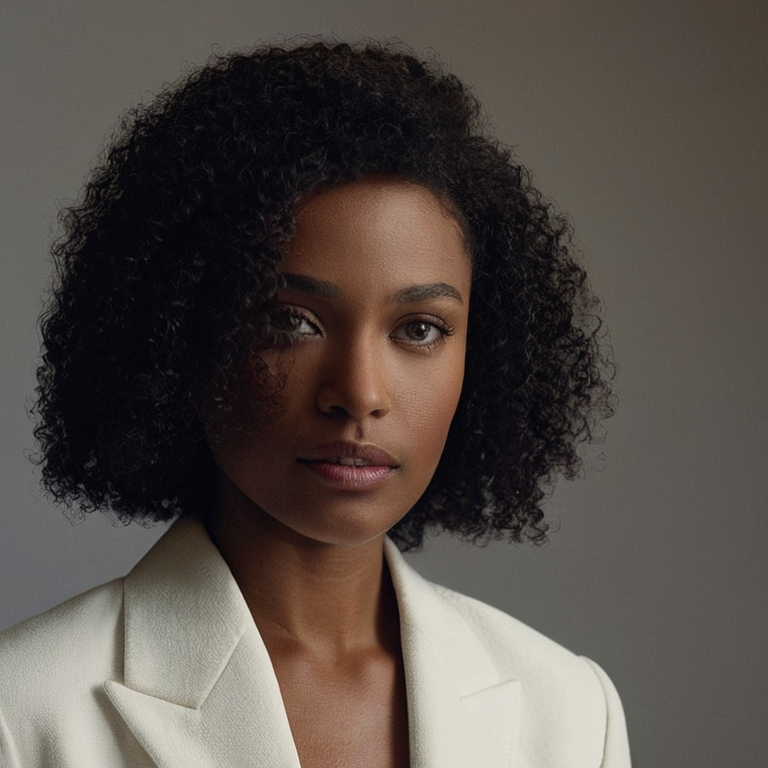
#> input picture Plan/Instructions/Operations/Pulled_Back_Artifacts/canny_w69_rightedge_masked_v3_seed711570105_20260707T132203-0500/images/canny_w69_rightedge_masked_v3_seed711570105_00001_.png, 768 x 768 px, found by its file name
$ python create_wave70_eye_boundary_trace_template.py
#> lines starting #> are read from the running program, lines starting #| are printed output that depends on the picture
#!/usr/bin/env python3
from __future__ import annotations

import hashlib
import json
import shutil
from datetime import datetime
from pathlib import Path
from typing import Any

import cv2
import numpy as np
from PIL import Image, ImageDraw, ImageFont


PROJECT_ROOT = Path(r"C:\Comfy_UI_Main")
SOURCE_IMAGE = PROJECT_ROOT / (
    "Plan/Instructions/Operations/Pulled_Back_Artifacts/"
    "canny_w69_rightedge_masked_v3_seed711570105_20260707T132203-0500/"
    "images/canny_w69_rightedge_masked_v3_seed711570105_00001_.png"
)
COMFY_INPUT = PROJECT_ROOT / "ComfyUI/input"
EVIDENCE_DIR = PROJECT_ROOT / "Plan/Instructions/QA/Evidence/Mask_Factory/Wave70"
TRACKER_EVIDENCE_DIR = PROJECT_ROOT / "Plan/Tracker/Evidence"
RUNTIME_ROOT = PROJECT_ROOT / "runtime_artifacts/mask_factory"

EYE_FAMILY_MASKS = [
    "mf70_left_eye",
    "mf70_right_eye",
    "mf70_pupils_iris_sclera",
    "mf70_eyelids",
    "mf70_eyelashes",
    "mf70_eyebrows",
]

FACE_CROP = (170, 245, 560, 380)
VIEWER_LEFT_EYE_CROP = (205, 278, 360, 360)
VIEWER_RIGHT_EYE_CROP = (385, 278, 540, 360)
HAIR_OCCLUDED_VIEWER_LEFT_REVIEW_ZONE = (175, 250, 285, 375)


def sha256_file(path: Path) -> str:
    digest = hashlib.sha256()
    with path.open("rb") as handle:
        for chunk in iter(lambda: handle.read(1024 * 1024), b""):
            digest.update(chunk)
    return digest.hexdigest()


def rel(path: Path) -> str:
    return path.resolve().relative_to(PROJECT_ROOT.resolve()).as_posix()


def write_json(path: Path, payload: dict[str, Any]) -> None:
    path.parent.mkdir(parents=True, exist_ok=True)
    path.write_text(json.dumps(payload, indent=2) + "\n", encoding="utf-8")


def load_font(size: int = 16) -> ImageFont.ImageFont:
    for name in ("arial.ttf", "segoeui.ttf"):
        try:
            return ImageFont.truetype(name, size)
        except OSError:
            pass
    return ImageFont.load_default()


def label_tile(image: Image.Image, label: str, width: int = 420) -> Image.Image:
    image = image.convert("RGB")
    height = max(1, round(image.height * (width / image.width)))
    resized = image.resize((width, height), Image.Resampling.LANCZOS)
    tile = Image.new("RGB", (width, height + 34), (18, 18, 18))
    tile.paste(resized, (0, 34))
    draw = ImageDraw.Draw(tile)
    draw.text((8, 9), label, fill=(245, 245, 245), font=load_font(16))
    return tile


def paste_grid(tiles: list[Image.Image], cols: int, path: Path) -> None:
    rows = (len(tiles) + cols - 1) // cols
    width = max(tile.width for tile in tiles)
    height = max(tile.height for tile in tiles)
    panel = Image.new("RGB", (cols * width, rows * height), (0, 0, 0))
    for index, tile in enumerate(tiles):
        x = (index % cols) * width
        y = (index // cols) * height
        panel.paste(tile, (x, y))
    path.parent.mkdir(parents=True, exist_ok=True)
    panel.save(path)


def draw_coordinate_grid(image: Image.Image, crop: tuple[int, int, int, int], step: int = 20) -> Image.Image:
    out = image.crop(crop).convert("RGB")
    draw = ImageDraw.Draw(out)
    font = load_font(11)
    x0, y0, x1, y1 = crop
    for x in range(((x0 + step - 1) // step) * step, x1 + 1, step):
        local_x = x - x0
        draw.line([(local_x, 0), (local_x, out.height)], fill=(255, 255, 0), width=1)
        draw.text((local_x + 2, 2), str(x), fill=(255, 255, 0), font=font)
    for y in range(((y0 + step - 1) // step) * step, y1 + 1, step):
        local_y = y - y0
        draw.line([(0, local_y), (out.width, local_y)], fill=(0, 255, 170), width=1)
        draw.text((2, local_y + 2), str(y), fill=(0, 255, 170), font=font)
    return out


def canny_crop(source: Image.Image, crop: tuple[int, int, int, int]) -> Image.Image:
    arr = np.array(source.crop(crop).convert("RGB"))
    gray = cv2.cvtColor(arr, cv2.COLOR_RGB2GRAY)
    gray = cv2.equalizeHist(gray)
    edges = cv2.Canny(gray, 40, 110)
    edge_rgb = np.zeros((edges.shape[0], edges.shape[1], 3), dtype=np.uint8)
    edge_rgb[..., 1] = edges
    base = arr.copy()
    mixed = cv2.addWeighted(base, 0.62, edge_rgb, 0.75, 0)
    return Image.fromarray(mixed)


def mask_bbox(mask: Image.Image) -> list[int] | None:
    arr = np.array(mask.convert("L"))
    ys, xs = np.where(arr > 0)
    if len(xs) == 0:
        return None
    return [int(xs.min()), int(ys.min()), int(xs.max()) + 1, int(ys.max()) + 1]


def overlay_mask(source: Image.Image, mask: Image.Image, crop: tuple[int, int, int, int], color: tuple[int, int, int]) -> Image.Image:
    base = source.convert("RGBA")
    alpha = mask.convert("L").point(lambda value: 125 if value > 8 else 0)
    fill = Image.new("RGBA", source.size, (*color, 0))
    fill.putalpha(alpha)
    return Image.alpha_composite(base, fill).convert("RGB").crop(crop)


def count_mask_in_rect(mask: Image.Image, rect: tuple[int, int, int, int]) -> int:
    return int(np.count_nonzero(np.array(mask.convert("L").crop(rect)) > 0))


def detect_haar_regions(source_path: Path) -> dict[str, Any]:
    bgr = cv2.imread(str(source_path))
    if bgr is None:
        raise RuntimeError(f"Could not read source image: {source_path}")
    gray = cv2.cvtColor(bgr, cv2.COLOR_BGR2GRAY)
    face_cascade = cv2.CascadeClassifier(cv2.data.haarcascades + "haarcascade_frontalface_default.xml")
    eye_cascade = cv2.CascadeClassifier(cv2.data.haarcascades + "haarcascade_eye_tree_eyeglasses.xml")
    faces = face_cascade.detectMultiScale(gray, 1.05, 3, minSize=(160, 160))
    eyes = eye_cascade.detectMultiScale(gray, 1.05, 4, minSize=(20, 15), maxSize=(100, 65))
    return {
        "face_boxes_xywh": [[int(v) for v in box] for box in faces],
        "eye_boxes_xywh": [[int(v) for v in box] for box in eyes],
        "detected_eye_count": int(len(eyes)),
    }


def draw_detection_panel(source: Image.Image, detections: dict[str, Any]) -> Image.Image:
    out = source.crop(FACE_CROP).convert("RGB")
    draw = ImageDraw.Draw(out)
    x0, y0, _, _ = FACE_CROP
    for x, y, w, h in detections["eye_boxes_xywh"]:
        draw.rectangle([x - x0, y - y0, x + w - x0, y + h - y0], outline=(0, 255, 0), width=4)
        draw.text((x - x0, max(0, y - y0 - 18)), "detected eye", fill=(0, 255, 0), font=load_font(14))
    hx0, hy0, hx1, hy1 = HAIR_OCCLUDED_VIEWER_LEFT_REVIEW_ZONE
    draw.rectangle([hx0 - x0, hy0 - y0, hx1 - x0, hy1 - y0], outline=(255, 200, 0), width=4)
    draw.text((hx0 - x0, hy0 - y0 - 18), "hair-occluded side: no auto pass", fill=(255, 200, 0), font=load_font(14))
    return out


def current_mask_tiles(source: Image.Image) -> tuple[list[Image.Image], list[dict[str, Any]]]:
    tiles: list[Image.Image] = []
    records: list[dict[str, Any]] = []
    colors = {
        "mf70_left_eye": (255, 30, 30),
        "mf70_right_eye": (30, 220, 255),
        "mf70_pupils_iris_sclera": (180, 80, 255),
        "mf70_eyelids": (255, 110, 30),
        "mf70_eyelashes": (255, 255, 255),
        "mf70_eyebrows": (0, 255, 80),
    }
    for mask_id in EYE_FAMILY_MASKS:
        path = COMFY_INPUT / f"wave70_{mask_id}_mask.png"
        if not path.exists():
            records.append({"mask_type_id": mask_id, "exists": False})
            continue
        mask = Image.open(path).convert("L")
        bbox = mask_bbox(mask)
        hair_hits = count_mask_in_rect(mask, HAIR_OCCLUDED_VIEWER_LEFT_REVIEW_ZONE)
        records.append(
            {
                "mask_type_id": mask_id,
                "exists": True,
                "path": rel(path),
                "sha256": sha256_file(path),
                "bbox": bbox,
                "hair_occluded_viewer_left_zone_hits": hair_hits,
                "nonzero_pixels": int(np.count_nonzero(np.array(mask) > 0)),
            }
        )
        overlay = overlay_mask(source, mask, FACE_CROP, colors[mask_id])
        tiles.append(label_tile(overlay, f"current disputed overlay: {mask_id}", width=420))
    return tiles, records


def main() -> int:
    stamp = datetime.now().astimezone().strftime("%Y%m%dT%H%M%S%z")
    stamp = stamp[:-2] + ":" + stamp[-2:]
    file_stamp = stamp.replace(":", "")
    runtime_dir = RUNTIME_ROOT / f"wave70_eye_boundary_trace_template_{file_stamp}"
    source = Image.open(SOURCE_IMAGE).convert("RGB")
#> source is the input picture: PIL image 768x768 RGB; mean R, G, B 85, 77.1, 71.8
    detections = detect_haar_regions(SOURCE_IMAGE)
#> in detect_haar_regions, `faces = face_cascade.detectMultiScale(gray, 1.05, 3, minSize=(160, 160))`: faces = [[216, 209, 292, 292]]
#> in detect_haar_regions, `eyes = eye_cascade.detectMultiScale(gray, 1.05, 4, minSize=(20, 15), m..`: eyes = [[392, 305, 55, 55]]
#> detections = {'face_boxes_xywh': [[216, 209, 292, 292]], 'eye_boxes_xywh': [[392, 305, 55, 55]], 'detected_eye_count': 1}

    source_tiles = [
        label_tile(draw_coordinate_grid(source, FACE_CROP), "source crop with absolute coordinate grid", width=520),
        label_tile(draw_detection_panel(source, detections), "source-derived Haar eye detection and hair-occlusion review zone", width=520),
        label_tile(canny_crop(source, VIEWER_LEFT_EYE_CROP), "viewer-left eye/hair crop + Canny edge assist", width=520),
        label_tile(canny_crop(source, VIEWER_RIGHT_EYE_CROP), "viewer-right eye crop + Canny edge assist", width=520),
    ]
#> in label_tile, `tile = Image.new("RGB", (width, height + 34), (18, 18, 18))`: tile: PIL image 520x214 RGB; every value is 18
#> in label_tile, `tile.paste(resized, (0, 34))`:
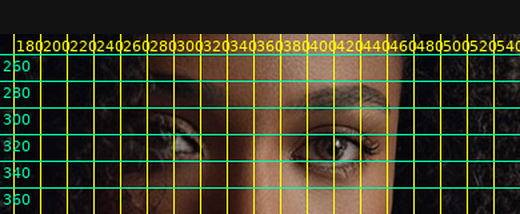
#> tile: PIL image 520x214 RGB; mean R, G, B 59.5, 59.2, 36.9
#> the loop in draw_detection_panel, `for x, y, w, h in detections["eye_boxes_xywh"]:` made 1 pass
#> in canny_crop, `edges = cv2.Canny(gray, 40, 110)`:
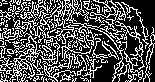
#> edges: shape (82, 155); 32.5% white in thin lines or dots
#> in label_tile (call 3), `tile = Image.new("RGB", (width, height + 34), (18, 18, 18))`: tile: PIL image 520x309 RGB; every value is 18
#> call 2 of canny_crop, with crop = (385, 278, 540, 360)
#> in canny_crop (call 2), `gray = cv2.equalizeHist(gray)`:
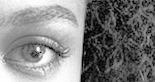
#> gray: shape (82, 155); min 0, max 255, mean 129.6
#> in canny_crop (call 2), `edges = cv2.Canny(gray, 40, 110)`: edges: shape (82, 155); 30.1% white in thin lines or dots
#> in canny_crop (call 2), `edge_rgb[..., 1] = edges`:
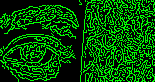
#> edge_rgb: shape (82, 155, 3); mean of channels 0, 1, 2 0, 76.7, 0; drawn as B, G, R
#> call 4 of label_tile, with width = 520
#> in label_tile (call 4), `resized = image.resize((width, height), Image.Resampling.LANCZOS)`:
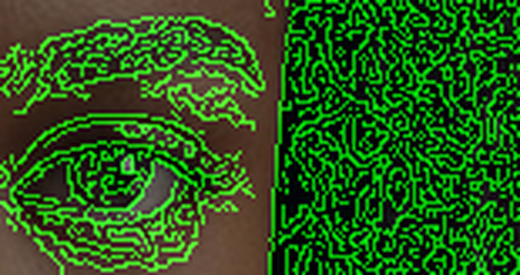
#> resized: PIL image 520x275 RGB; mean R, G, B 38.5, 88.5, 24.7
#> in label_tile (call 4), `tile.paste(resized, (0, 34))`:
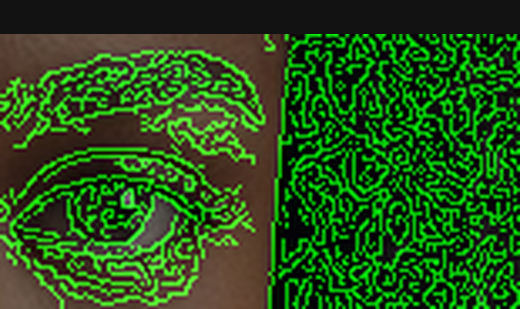
#> tile: PIL image 520x309 RGB; mean R, G, B 36.3, 80.7, 23.9
    current_tiles, mask_records = current_mask_tiles(source)
#> current_tiles = []; mask_records = 6 items

    trace_panel = runtime_dir / "wave70_eye_boundary_source_trace_template_panel.png"
    current_overlay_panel = runtime_dir / "wave70_eye_family_current_disputed_mask_overlays.png"
    paste_grid(source_tiles, 2, trace_panel)
#> in paste_grid, `rows = (len(tiles) + cols - 1) // cols`: rows = 2
#> in paste_grid, `width = max(tile.width for tile in tiles)`: width = 520
#> in paste_grid, `height = max(tile.height for tile in tiles)`: height = 309
#> in paste_grid, `panel = Image.new("RGB", (cols * width, rows * height), (0, 0, 0))`: panel: PIL image 1040x618 RGB; every value is 0
#> the loop in paste_grid, `for index, tile in enumerate(tiles):` made 4 passes
#> (x, y) on passes 1 to 4: (0, 0), (520, 0), (0, 309), (520, 309)
#> after the loop in paste_grid, `for index, tile in enumerate(tiles):`:
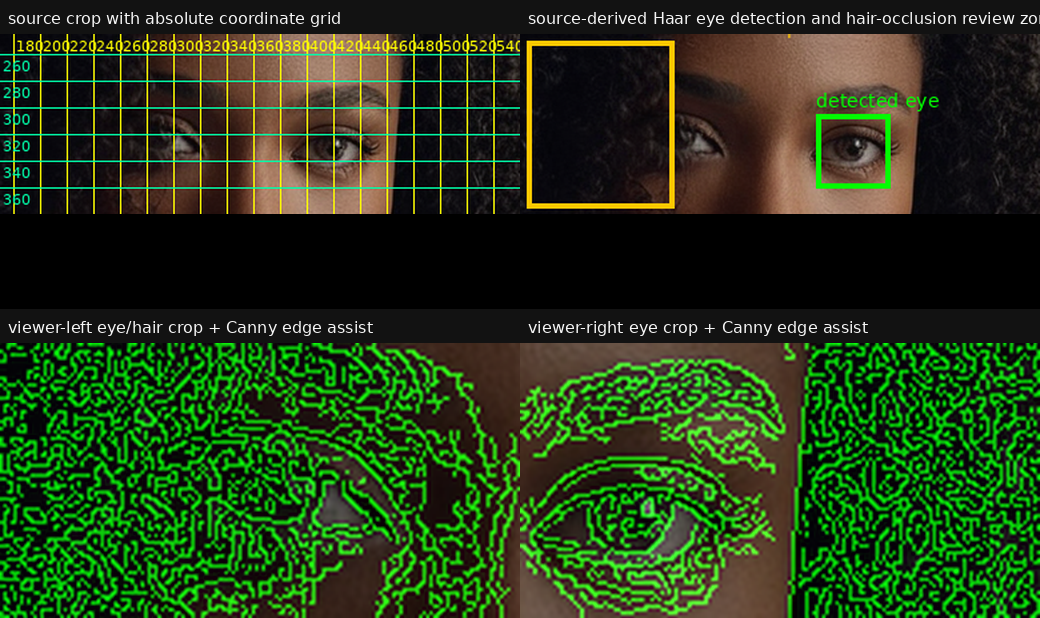
#> panel: PIL image 1040x618 RGB; mean R, G, B 36.3, 58.5, 23
    paste_grid(current_tiles, 2, current_overlay_panel)

    template_payload = {
        "schema_version": "1.0",
        "created_local": stamp,
        "source_image": rel(SOURCE_IMAGE),
        "source_sha256": sha256_file(SOURCE_IMAGE),
        "coordinate_system": "absolute source-image pixels, origin at upper-left, image size 768x768",
        "trace_regions": {
            "face_crop": list(FACE_CROP),
            "viewer_left_eye_crop": list(VIEWER_LEFT_EYE_CROP),
            "viewer_right_eye_crop": list(VIEWER_RIGHT_EYE_CROP),
            "hair_occluded_viewer_left_review_zone": list(HAIR_OCCLUDED_VIEWER_LEFT_REVIEW_ZONE),
        },
        "manual_trace_slots": {
            "viewer_left_visible_eye_aperture": [],
            "viewer_right_visible_eye_aperture": [],
            "viewer_left_visible_brow_hair": [],
            "viewer_right_visible_brow_hair": [],
            "viewer_left_lid_folds": [],
            "viewer_right_lid_folds": [],
            "viewer_left_hair_occlusion_boundary": [],
        },
        "rule": "Do not promote eye-family masks from rectangles, symmetry, or generated-output proof. Fill trace slots only after high-zoom visual inspection or a reliable source-derived landmark/segmentation method.",
    }
    template_path = runtime_dir / "wave70_eye_boundary_manual_trace_template.json"
    write_json(template_path, template_payload)

    detected_eye_count = detections["detected_eye_count"]
    result = (
        "blocked_manual_or_better_source_derived_trace_required"
        if detected_eye_count < 2
        else "diagnostic_only_two_eye_detector_regions_present_requires_visual_trace_review"
    )
    evidence = {
        "schema_version": "1.0",
        "evidence_id": f"W70_EYE_BOUNDARY_TRACE_TEMPLATE_{file_stamp}",
        "created_local": stamp,
        "task": "Wave70 eye-family source-boundary diagnostic after user-reported eye/brow geometry drift into hair",
        "source_image": rel(SOURCE_IMAGE),
        "source_sha256": sha256_file(SOURCE_IMAGE),
        "affected_mask_type_ids": EYE_FAMILY_MASKS,
        "result": result,
        "promotion_decision": "no_eye_family_mask_promoted_no_W70_MASK_PROMOTION_ROW_GATE_PASS_TRUE",
        "detector": {
            "name": "OpenCV Haar frontal face + eye-tree-eyeglasses",
            "face_boxes_xywh": detections["face_boxes_xywh"],
            "eye_boxes_xywh": detections["eye_boxes_xywh"],
            "detected_eye_count": detected_eye_count,
            "decision": "not_sufficient_for_eye_family_acceptance" if detected_eye_count < 2 else "diagnostic_only_not_acceptance",
        },
        "user_dispute_response": "User is correct that current eye-family boundaries must not be accepted while visible eye/brow geometry runs into the hair mass. This evidence fails closed and creates a trace template instead of another guessed polygon.",
        "artifacts": {
            "source_trace_panel": rel(trace_panel),
            "current_disputed_mask_overlay_panel": rel(current_overlay_panel),
            "manual_trace_template": rel(template_path),
        },
        "current_mask_records": mask_records,
        "required_next_step": "Complete source-derived segmentation/landmark extraction or fill the high-zoom manual trace slots for visible eye apertures, brows, eyelids, lashes, and hair occlusion before generating any new eye-family mask.",
        "forbidden_next_step": "Do not run generated-output proof, target-runtime proof, row promotion, or hand-guessed eye polygons for these rows.",
    }

    evidence_path = EVIDENCE_DIR / f"W70_EYE_BOUNDARY_TRACE_TEMPLATE_{file_stamp}.json"
    tracker_path = TRACKER_EVIDENCE_DIR / evidence_path.name
    write_json(evidence_path, evidence)
    shutil.copy2(evidence_path, tracker_path)
    print(json.dumps({"evidence": str(evidence_path), "tracker_evidence": str(tracker_path), "trace_panel": str(trace_panel), "overlay_panel": str(current_overlay_panel)}, indent=2))
    return 0


if __name__ == "__main__":
#> (the run stopped early here; a loop or call above may not have finished)
